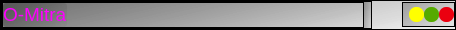
     <widget class="QFrame" name="TitleBar">
      <property name="sizePolicy">
       <sizepolicy hsizetype="Preferred" vsizetype="Fixed">
        <horstretch>0</horstretch>
        <verstretch>0</verstretch>
       </sizepolicy>
      </property>
      <property name="minimumSize">
       <size>
        <width>0</width>
        <height>0</height>
       </size>
      </property>
      <property name="maximumSize">
       <size>
        <width>16777215</width>
        <height>30</height>
       </size>
      </property>
      <property name="styleSheet">
       <string notr="true">QFrame{

	

	background-color: rgb(42, 8, 70);
	background-color: qlineargradient(spread:pad, x1:0, y1:0.38, x2:1, y2:0.670636, stop:0 rgba(0, 0, 0, 59), stop:1 rgba(13, 13, 13, 11));


}</string>
      </property>
      <property name="frameShape">
       <enum>QFrame::StyledPanel</enum>
      </property>
      <property name="frameShadow">
       <enum>QFrame::Raised</enum>
      </property>
      <layout class="QHBoxLayout" name="horizontalLayout_5">
       <property name="spacing">
        <number>30</number>
       </property>
       <property name="leftMargin">
        <number>0</number>
       </property>
       <property name="topMargin">
        <number>0</number>
       </property>
       <property name="rightMargin">
        <number>0</number>
       </property>
       <property name="bottomMargin">
        <number>0</number>
       </property>
       <item>
        <widget class="QFrame" name="frame_2">
         <property name="frameShape">
          <enum>QFrame::StyledPanel</enum>
         </property>
         <property name="frameShadow">
          <enum>QFrame::Raised</enum>
         </property>
         <layout class="QHBoxLayout" name="horizontalLayout_17">
          <property name="spacing">
           <number>0</number>
          </property>
          <property name="leftMargin">
           <number>0</number>
          </property>
          <property name="topMargin">
           <number>0</number>
          </property>
          <property name="rightMargin">
           <number>0</number>
          </property>
          <property name="bottomMargin">
           <number>0</number>
          </property>
          <item>
           <widget class="QFrame" name="frame_4">
            <property name="styleSheet">
             <string notr="true">background-color: qlineargradient(spread:pad, x1:0, y1:0, x2:1, y2:1, stop:0 rgba(0, 0, 0, 0), stop:1 rgba(255, 255, 255, 0));</string>
            </property>
            <property name="frameShape">
             <enum>QFrame::StyledPanel</enum>
            </property>
            <property name="frameShadow">
             <enum>QFrame::Raised</enum>
            </property>
            <layout class="QHBoxLayout" name="horizontalLayout_4">
             <property name="spacing">
              <number>10</number>
             </property>
             <property name="leftMargin">
              <number>0</number>
             </property>
             <property name="topMargin">
              <number>0</number>
             </property>
             <property name="rightMargin">
              <number>296</number>
             </property>
             <property name="bottomMargin">
              <number>0</number>
             </property>
             <item>
              <widget class="QLabel" name="AppTitle">
               <property name="minimumSize">
                <size>
                 <width>60</width>
                 <height>0</height>
                </size>
               </property>
               <property name="font">
                <font>
                 <pointsize>11</pointsize>
                 <weight>75</weight>
                 <bold>true</bold>
                </font>
               </property>
               <property name="styleSheet">
                <string notr="true">QLabel{
	color: rgb(255, 0, 255);
border-radius:3px;
	background-color: qlineargradient(spread:pad, x1:0, y1:0.38, x2:1, y2:0.670636, stop:0 rgba(0, 0, 0, 59), stop:1 rgba(13, 13, 13, 11));
}</string>
               </property>
               <property name="text">
                <string>&lt;html&gt;&lt;head/&gt;&lt;body&gt;&lt;p align=&quot;justify&quot;&gt;&lt;span style=&quot; font-size:14pt; font-weight:400;&quot;&gt;O-Mitra&lt;/span&gt;&lt;/p&gt;&lt;/body&gt;&lt;/html&gt;</string>
               </property>
               <property name="textFormat">
                <enum>Qt::RichText</enum>
               </property>
               <property name="alignment">
                <set>Qt::AlignLeading|Qt::AlignLeft|Qt::AlignVCenter</set>
               </property>
              </widget>
             </item>
            </layout>
           </widget>
          </item>
          <item>
           <widget class="QLabel" name="label_10">
            <property name="text">
             <string/>
            </property>
           </widget>
          </item>
         </layout>
        </widget>
       </item>
       <item>
        <widget class="QFrame" name="frame_3">
         <property name="sizePolicy">
          <sizepolicy hsizetype="Fixed" vsizetype="Fixed">
           <horstretch>0</horstretch>
           <verstretch>0</verstretch>
          </sizepolicy>
         </property>
         <property name="minimumSize">
          <size>
           <width>0</width>
           <height>25</height>
          </size>
         </property>
         <property name="maximumSize">
          <size>
           <width>100</width>
           <height>16777215</height>
          </size>
         </property>
         <property name="frameShape">
          <enum>QFrame::StyledPanel</enum>
         </property>
         <property name="frameShadow">
          <enum>QFrame::Raised</enum>
         </property>
         <layout class="QHBoxLayout" name="horizontalLayout_3">
          <property name="spacing">
           <number>0</number>
          </property>
          <property name="leftMargin">
           <number>6</number>
          </property>
          <property name="topMargin">
           <number>0</number>
          </property>
          <property name="rightMargin">
           <number>0</number>
          </property>
          <property name="bottomMargin">
           <number>0</number>
          </property>
          <item>
           <widget class="QPushButton" name="Minimizebtn">
            <property name="sizePolicy">
             <sizepolicy hsizetype="Fixed" vsizetype="Fixed">
              <horstretch>0</horstretch>
              <verstretch>0</verstretch>
             </sizepolicy>
            </property>
            <property name="maximumSize">
             <size>
              <width>15</width>
              <height>15</height>
             </size>
            </property>
            <property name="styleSheet">
             <string notr="true">QPushButton{
	background-color: rgb(255, 255, 0);
border-radius:7px;
}
QPushButton::hover{
	background-color: rgba(255, 255, 0, 150);

}</string>
            </property>
            <property name="text">
             <string/>
            </property>
           </widget>
          </item>
          <item>
           <widget class="QPushButton" name="Maximizebtn">
            <property name="sizePolicy">
             <sizepolicy hsizetype="Fixed" vsizetype="Fixed">
              <horstretch>0</horstretch>
              <verstretch>0</verstretch>
             </sizepolicy>
            </property>
            <property name="maximumSize">
             <size>
              <width>15</width>
              <height>15</height>
             </size>
            </property>
            <property name="styleSheet">
             <string notr="true">QPushButton{
	background-color: rgb(85, 170, 0);
border-radius:7px;
}
QPushButton::hover{
	background-color: rgba(85, 170, 0, 150);

}</string>
            </property>
            <property name="text">
             <string/>
            </property>
           </widget>
          </item>
          <item>
           <widget class="QPushButton" name="CloseButton">
            <property name="sizePolicy">
             <sizepolicy hsizetype="Fixed" vsizetype="Fixed">
              <horstretch>0</horstretch>
              <verstretch>0</verstretch>
             </sizepolicy>
            </property>
            <property name="maximumSize">
             <size>
              <width>15</width>
              <height>15</height>
             </size>
            </property>
            <property name="styleSheet">
             <string notr="true">QPushButton{
	background-color: rgb(235, 0, 16);
border-radius:7px;
}
QPushButton::hover{
	background-color: rgba(255, 0, 0, 150);

}</string>
            </property>
            <property name="text">
             <string/>
            </property>
           </widget>
          </item>
         </layout>
        </widget>
       </item>
      </layout>
     </widget>
